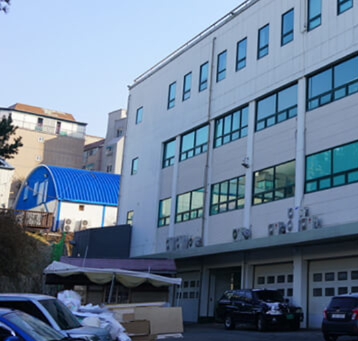
#> input picture ch12/inhatc_10_1.png, 358 x 341 px
$ python orb_matching.py
#> lines starting #> are read from the running program, lines starting #| are printed output that depends on the picture
import cv2
import matplotlib.pyplot as plt

# 1. 이미지 읽기
img1 = cv2.imread("inhatc_10_1.png", cv2.IMREAD_GRAYSCALE)
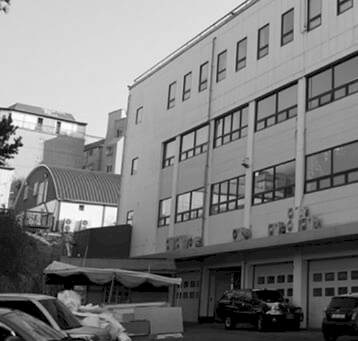
#> img1: shape (341, 358); min 0, max 255, mean 124.5
img2 = cv2.imread("inhatc_10_2_rotated.png", cv2.IMREAD_GRAYSCALE)
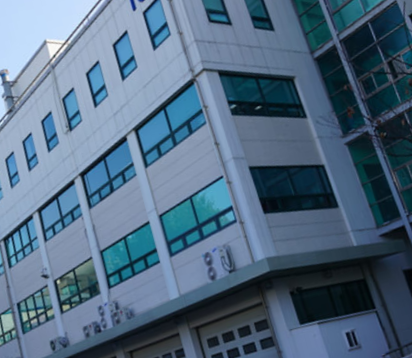
#> input picture ch12/inhatc_10_2_rotated.png, 412 x 358 px
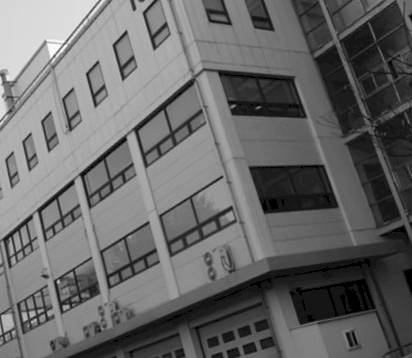
#> img2: shape (358, 412); min 0, max 252, mean 103.6

if img1 is None or img2 is None:
    print("이미지 로드 실패")
    exit()

# 2. ORB 객체 생성
orb = cv2.ORB_create(nfeatures=1000)

# 3. 특징점과 descriptor 계산
kp1, des1 = orb.detectAndCompute(img1, None)
#> kp1 = 970 keypoints; strongest (x, y, size): (39, 119, 31), (58, 123, 31), (62, 123, 31), (82, 207, 31)
kp2, des2 = orb.detectAndCompute(img2, None)
#> kp2 = 967 keypoints; strongest (x, y, size): (58, 281, 31), (45, 312, 31), (31, 316, 31), (64, 307, 37.2)

if des1 is None or des2 is None:
    print("특징점 검출 실패")
    exit()

print("Image 1 keypoints:", len(kp1))
#| Image 1 keypoints: 970
print("Image 2 keypoints:", len(kp2))
#| Image 2 keypoints: 967

# 4. Descriptor Matching# ORB는 binary descriptor이므로 Hamming distance 사용
bf = cv2.BFMatcher(cv2.NORM_HAMMING, crossCheck=True)

matches = bf.match(des1, des2)
#> matches = 320 matches

# 거리 기준 정렬
matches = sorted(matches, key=lambda x: x.distance)

# 좋은 매칭 일부만 선택
good_matches = matches[:50]
#> good_matches = 50 matches

# 5. 매칭 결과 시각화
result = cv2.drawMatches(
    img1, kp1,
    img2, kp2,
    good_matches,
    None,
    flags=cv2.DrawMatchesFlags_NOT_DRAW_SINGLE_POINTS
)
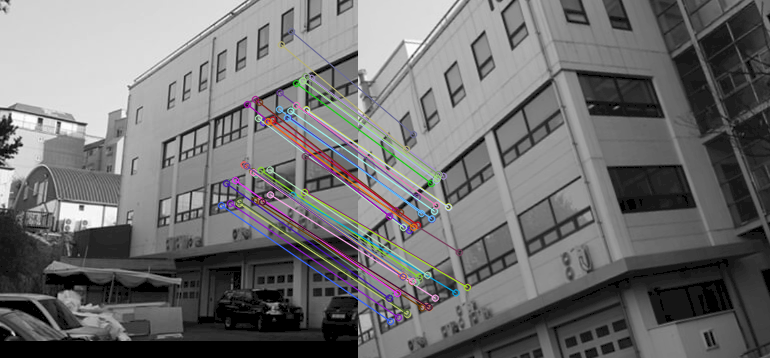
#> result: shape (358, 770, 3); mean of channels 0, 1, 2 111.5, 111, 111.5; drawn as B, G, R

# 6. 출력
plt.figure(figsize=(14, 7))
plt.imshow(result, cmap="gray")
plt.title("ORB Feature Matching")
plt.axis("off")
plt.show()
